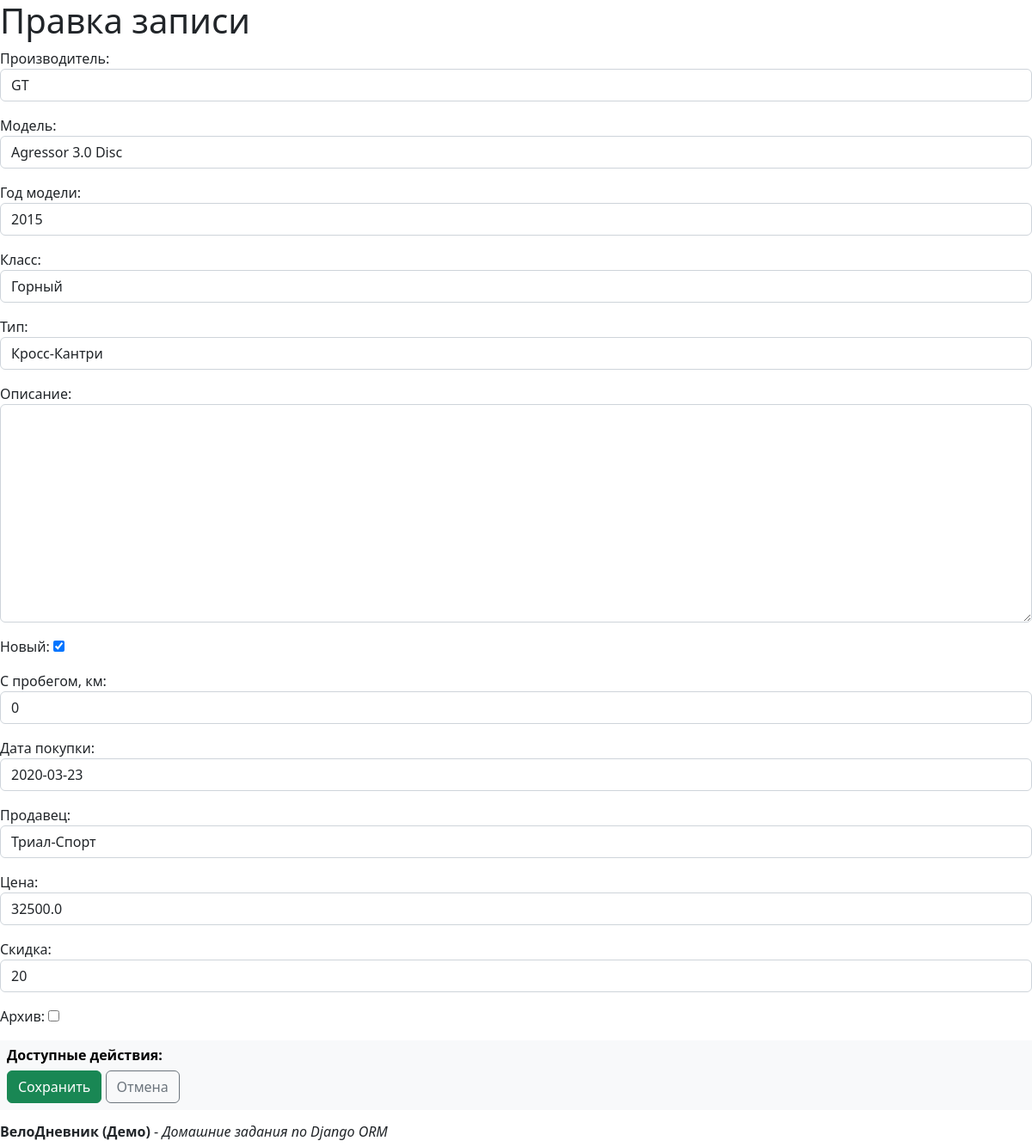
/veloride/3/update/, run on the app's committed database.
### veloride/models.py (models this page shows, shortened)
class Bike(models.Model):
    manufacturer = models.ForeignKey(Organization, on_delete=models.PROTECT, related_name='bike',
                                     verbose_name='Производитель')
    model_name = models.CharField(max_length=64, verbose_name='Модель')
    model_year = models.PositiveSmallIntegerField(verbose_name='Год модели')
    bike_class = models.ForeignKey(BikeClass, on_delete=models.PROTECT, related_name="bike", verbose_name='Класс')
    bike_type = models.ForeignKey(BikeType, on_delete=models.PROTECT, related_name='bike', verbose_name='Тип')
    description = models.TextField(blank=True, null=False, verbose_name='Описание')
    is_new = models.BooleanField(default=True, verbose_name='Новый')
    old_odo = models.PositiveIntegerField(blank=True, null=True, verbose_name='С пробегом, км')
    bought_date = models.DateField(blank=True, null=True, verbose_name='Дата покупки')
    bought_in = models.CharField(max_length=64, blank=True, null=True, verbose_name='Продавец')
    price = models.FloatField(blank=True, null=True, verbose_name='Цена')
    orig_price = models.FloatField(blank=True, null=True, verbose_name='Цена без скидки')
    discount = models.PositiveSmallIntegerField(blank=True, null=True, verbose_name='Скидка')
    archived = models.BooleanField(default=False, verbose_name='Архив')
    class Meta:
        verbose_name = 'Велосипед'
        verbose_name_plural = 'Велосипеды'

### veloride/views.py (the view)
# urls.py: path("<int:pk>/update/", BikeUpdateView.as_view(), name="update"),
class BikeUpdateView(UpdateView):
    model = Bike
    form_class = BikeUpdateForm
    template_name = 'veloride/bike_update_form.html'
    success_url = reverse_lazy("veloride:index")

### veloride/forms.py
class BikeUpdateForm(ModelForm):
    class Meta:
        model = Bike
        fields = ("manufacturer", "model_name", "model_year",
                  "bike_class", "bike_type",
                  "description", "is_new", "old_odo", "bought_date",
                  "bought_in", "price", "discount", "archived")
    def __init__(self, *args, **kwargs):
        super().__init__(*args, **kwargs)
        model_fields = dict((f.name, str(f.__class__)) for f in self._meta.model._meta.fields)
        for name, field in self.fields.items():
            widget: Widget = field.widget
            cur_field = model_fields[name]
            if cur_field.find("BooleanField") > 0:
                widget.attrs["class"] = "checkbox"
            else:
                widget.attrs["class"] = "form-control"

### veloride/models.py (called while the page is built)
    def __str__(self):
        return str(self.name)

    def __str__(self):
        return self.name

    def __str__(self):
        return self.name

### veloride/templates/veloride/bike_update_form.html (shortened to what this page needs)
{% extends 'veloride/base.html' %}
{% block body %}
  <h1>Правка записи</h1>
  <form method="post">
    {{ form.as_p }}
     <table class="table table-light table-borderless">
        <tbody>
            <thead>
                <tr>
                    <th class="fa-align-left" scope="col">
                        <h6><b>Доступные действия:</b></h6>
                        <button class="btn btn-success" type="submit" value="Confirm">Сохранить</button>
                        <a class="btn btn-outline-secondary" href="{{request.META.HTTP_REFERER}}">Отмена</a>
                    </th>
                </tr>
            </thead>
        </tbody>
    </table>
  </form>
{% endblock %}

### data on the page
Bike: manufacturer "GT", model_name "Agressor 3.0 Disc", model_year "2015", bike_class "Горный", bike_type "Кросс-Кантри", is_new "☑", old_odo "0", bought_date "2020-03-23", bought_in "Триал-Спорт", price "32500.0", discount "20"
